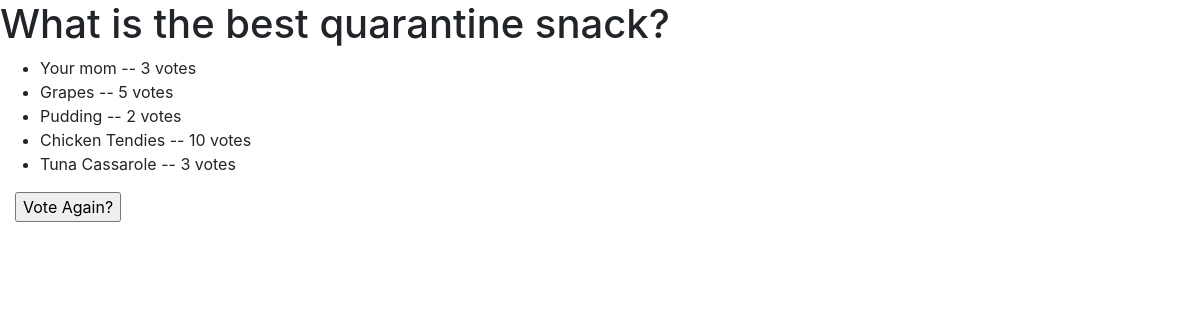
Page /polls/7/results/ on the earlier database version.
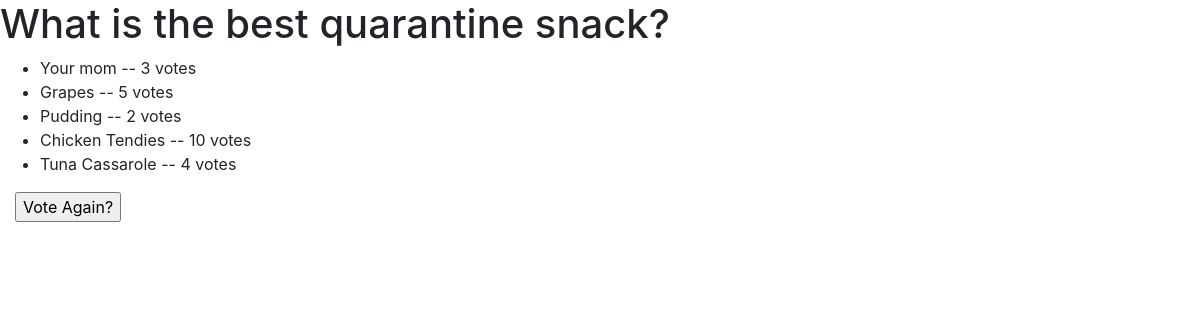
Same page on the later database version.
### polls/models.py (models this page shows, shortened)
class Choice(models.Model):
    question = models.ForeignKey(Question, on_delete=models.CASCADE)
    choice_text = models.CharField(max_length=200)
    votes = models.IntegerField(default=0)

### polls/views.py (the view)
# urls.py: path('<int:pk>/results/', views.ResultsView.as_view(), name='results'),
class ResultsView(generic.DetailView):
    model = Question
    template_name = 'polls/results.html'

### polls/templates/polls/results.html (shortened to what this page needs)
{% load static %}
<link rel="stylesheet" href="https://maxcdn.bootstrapcdn.com/bootstrap/4.0.0/css/bootstrap.min.css"
>
<link rel="stylesheet" type="text/css" href="{% static 'polls/style.css' %}">
<h1>{{ question.question_text }}</h1>
<ul>
{% for choice in question.choice_set.all %}
    <li>{{ choice.choice_text }} -- {{ choice.votes }} vote{{ choice.votes|pluralize }}</li>
{% endfor %}
</ul>
<div class="container-fluid">
<a href="{% url 'polls:detail' question.id %}"><input type="button" value="Vote Again?"/></a>
</div>

Differences in the rows shown:
changed Choice "Tuna Cassarole": votes "3" → "4"
